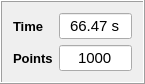
  <widget class="QFrame" name="frame_9">
   <property name="geometry">
    <rect>
     <x>1114</x>
     <y>340</y>
     <width>145</width>
     <height>77</height>
    </rect>
   </property>
   <property name="frameShape">
    <enum>QFrame::Box</enum>
   </property>
   <property name="frameShadow">
    <enum>QFrame::Raised</enum>
   </property>
   <layout class="QGridLayout" name="gridLayout_16">
    <item row="0" column="0">
     <layout class="QGridLayout" name="gridLayout_15">
      <item row="0" column="0">
       <widget class="QLabel" name="label_22">
        <property name="font">
         <font>
          <family>Arial</family>
          <pointsize>10</pointsize>
          <weight>75</weight>
          <bold>true</bold>
         </font>
        </property>
        <property name="text">
         <string>Time</string>
        </property>
       </widget>
      </item>
      <item row="0" column="1">
       <widget class="QLineEdit" name="lineEdit_Time">
        <property name="font">
         <font>
          <family>Arial</family>
          <pointsize>11</pointsize>
         </font>
        </property>
        <property name="text">
         <string>66.47 s</string>
        </property>
        <property name="alignment">
         <set>Qt::AlignCenter</set>
        </property>
       </widget>
      </item>
      <item row="1" column="0">
       <widget class="QLabel" name="label_23">
        <property name="font">
         <font>
          <family>Arial</family>
          <pointsize>10</pointsize>
          <weight>75</weight>
          <bold>true</bold>
         </font>
        </property>
        <property name="text">
         <string>Points</string>
        </property>
       </widget>
      </item>
      <item row="1" column="1">
       <widget class="QLineEdit" name="lineEdit_Points">
        <property name="font">
         <font>
          <family>Arial</family>
          <pointsize>11</pointsize>
         </font>
        </property>
        <property name="text">
         <string>1000</string>
        </property>
        <property name="alignment">
         <set>Qt::AlignCenter</set>
        </property>
       </widget>
      </item>
     </layout>
    </item>
   </layout>
  </widget>
